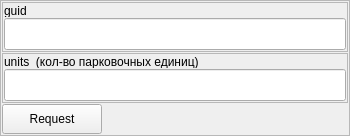
                <widget class="QFrame" name="frame_24">
                 <property name="minimumSize">
                  <size>
                   <width>350</width>
                   <height>0</height>
                  </size>
                 </property>
                 <property name="maximumSize">
                  <size>
                   <width>350</width>
                   <height>16777215</height>
                  </size>
                 </property>
                 <property name="frameShape">
                  <enum>QFrame::StyledPanel</enum>
                 </property>
                 <property name="frameShadow">
                  <enum>QFrame::Raised</enum>
                 </property>
                 <layout class="QVBoxLayout" name="verticalLayout_17">
                  <property name="spacing">
                   <number>1</number>
                  </property>
                  <property name="leftMargin">
                   <number>1</number>
                  </property>
                  <property name="topMargin">
                   <number>1</number>
                  </property>
                  <property name="rightMargin">
                   <number>1</number>
                  </property>
                  <property name="bottomMargin">
                   <number>1</number>
                  </property>
                  <item>
                   <widget class="QFrame" name="frame_25">
                    <property name="minimumSize">
                     <size>
                      <width>0</width>
                      <height>50</height>
                     </size>
                    </property>
                    <property name="maximumSize">
                     <size>
                      <width>16777215</width>
                      <height>50</height>
                     </size>
                    </property>
                    <property name="frameShape">
                     <enum>QFrame::StyledPanel</enum>
                    </property>
                    <property name="frameShadow">
                     <enum>QFrame::Raised</enum>
                    </property>
                    <layout class="QVBoxLayout" name="verticalLayout_18">
                     <property name="spacing">
                      <number>1</number>
                     </property>
                     <property name="leftMargin">
                      <number>1</number>
                     </property>
                     <property name="topMargin">
                      <number>1</number>
                     </property>
                     <property name="rightMargin">
                      <number>1</number>
                     </property>
                     <property name="bottomMargin">
                      <number>1</number>
                     </property>
                     <item>
                      <widget class="QLabel" name="label_14">
                       <property name="minimumSize">
                        <size>
                         <width>0</width>
                         <height>13</height>
                        </size>
                       </property>
                       <property name="maximumSize">
                        <size>
                         <width>16777215</width>
                         <height>13</height>
                        </size>
                       </property>
                       <property name="text">
                        <string>guid</string>
                       </property>
                      </widget>
                     </item>
                     <item>
                      <widget class="QLineEdit" name="text_RemoveAccount_guid">
                       <property name="minimumSize">
                        <size>
                         <width>0</width>
                         <height>32</height>
                        </size>
                       </property>
                      </widget>
                     </item>
                    </layout>
                   </widget>
                  </item>
                  <item>
                   <widget class="QFrame" name="frame_28">
                    <property name="minimumSize">
                     <size>
                      <width>0</width>
                      <height>50</height>
                     </size>
                    </property>
                    <property name="maximumSize">
                     <size>
                      <width>16777215</width>
                      <height>50</height>
                     </size>
                    </property>
                    <property name="frameShape">
                     <enum>QFrame::StyledPanel</enum>
                    </property>
                    <property name="frameShadow">
                     <enum>QFrame::Raised</enum>
                    </property>
                    <layout class="QVBoxLayout" name="verticalLayout_19">
                     <property name="spacing">
                      <number>1</number>
                     </property>
                     <property name="leftMargin">
                      <number>1</number>
                     </property>
                     <property name="topMargin">
                      <number>1</number>
                     </property>
                     <property name="rightMargin">
                      <number>1</number>
                     </property>
                     <property name="bottomMargin">
                      <number>1</number>
                     </property>
                     <item>
                      <widget class="QLabel" name="label_15">
                       <property name="minimumSize">
                        <size>
                         <width>0</width>
                         <height>13</height>
                        </size>
                       </property>
                       <property name="maximumSize">
                        <size>
                         <width>16777215</width>
                         <height>13</height>
                        </size>
                       </property>
                       <property name="text">
                        <string>units  (кол-во парковочных единиц)</string>
                       </property>
                      </widget>
                     </item>
                     <item>
                      <widget class="QLineEdit" name="text_RemoveAccount_units">
                       <property name="minimumSize">
                        <size>
                         <width>0</width>
                         <height>32</height>
                        </size>
                       </property>
                      </widget>
                     </item>
                    </layout>
                   </widget>
                  </item>
                  <item>
                   <widget class="QPushButton" name="bt_RemoveAccount">
                    <property name="minimumSize">
                     <size>
                      <width>100</width>
                      <height>30</height>
                     </size>
                    </property>
                    <property name="maximumSize">
                     <size>
                      <width>100</width>
                      <height>30</height>
                     </size>
                    </property>
                    <property name="text">
                     <string>Request</string>
                    </property>
                   </widget>
                  </item>
                 </layout>
                </widget>
